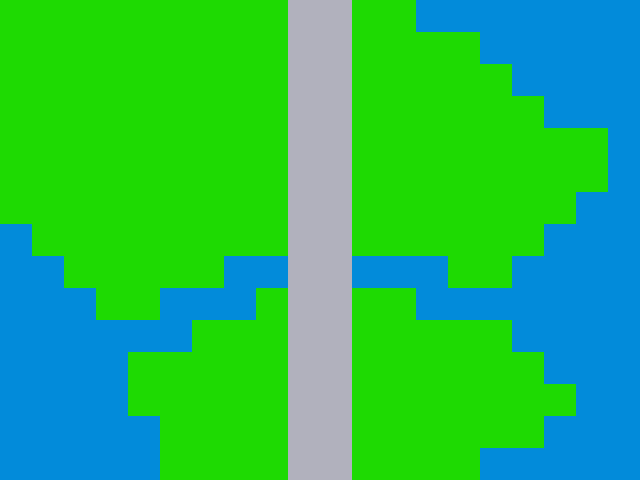

Rendered tile map (Tiled .tmx) drawn with the repository's tilesets; below, a short description and the full map source, tile grids included:
An orthogonal 20x15 tile map with 32x32 px tiles, 1 tile layer (Kachelebene 1).

<map version="1.0" orientation="orthogonal" renderorder="right-down" width="20" height="15" tilewidth="32" tileheight="32" nextobjectid="1">
 <tileset firstgid="1" name="level" tilewidth="32" tileheight="32" tilecount="200" columns="40">
  <image source="../pic/ground.png" width="1280" height="160" />
 </tileset>
 <layer name="Kachelebene 1" width="20" height="15">
  <data encoding="csv">
1,1,1,1,1,1,1,1,1,2,2,1,1,3,3,3,3,3,3,3,
1,1,1,1,1,1,1,1,1,2,2,1,1,1,1,3,3,3,3,3,
1,1,1,1,1,1,1,1,1,2,2,1,1,1,1,1,3,3,3,3,
1,1,1,1,1,1,1,1,1,2,2,1,1,1,1,1,1,3,3,3,
1,1,1,1,1,1,1,1,1,2,2,1,1,1,1,1,1,1,1,3,
1,1,1,1,1,1,1,1,1,2,2,1,1,1,1,1,1,1,1,3,
1,1,1,1,1,1,1,1,1,2,2,1,1,1,1,1,1,1,3,3,
3,1,1,1,1,1,1,1,1,2,2,1,1,1,1,1,1,3,3,3,
3,3,1,1,1,1,1,3,3,2,2,3,3,3,1,1,3,3,3,3,
3,3,3,1,1,3,3,3,1,2,2,1,1,3,3,3,3,3,3,3,
3,3,3,3,3,3,1,1,1,2,2,1,1,1,1,1,3,3,3,3,
3,3,3,3,1,1,1,1,1,2,2,1,1,1,1,1,1,3,3,3,
3,3,3,3,1,1,1,1,1,2,2,1,1,1,1,1,1,1,3,3,
3,3,3,3,3,1,1,1,1,2,2,1,1,1,1,1,1,3,3,3,
3,3,3,3,3,1,1,1,1,2,2,1,1,1,1,3,3,3,3,3
</data>
 </layer>
</map>
